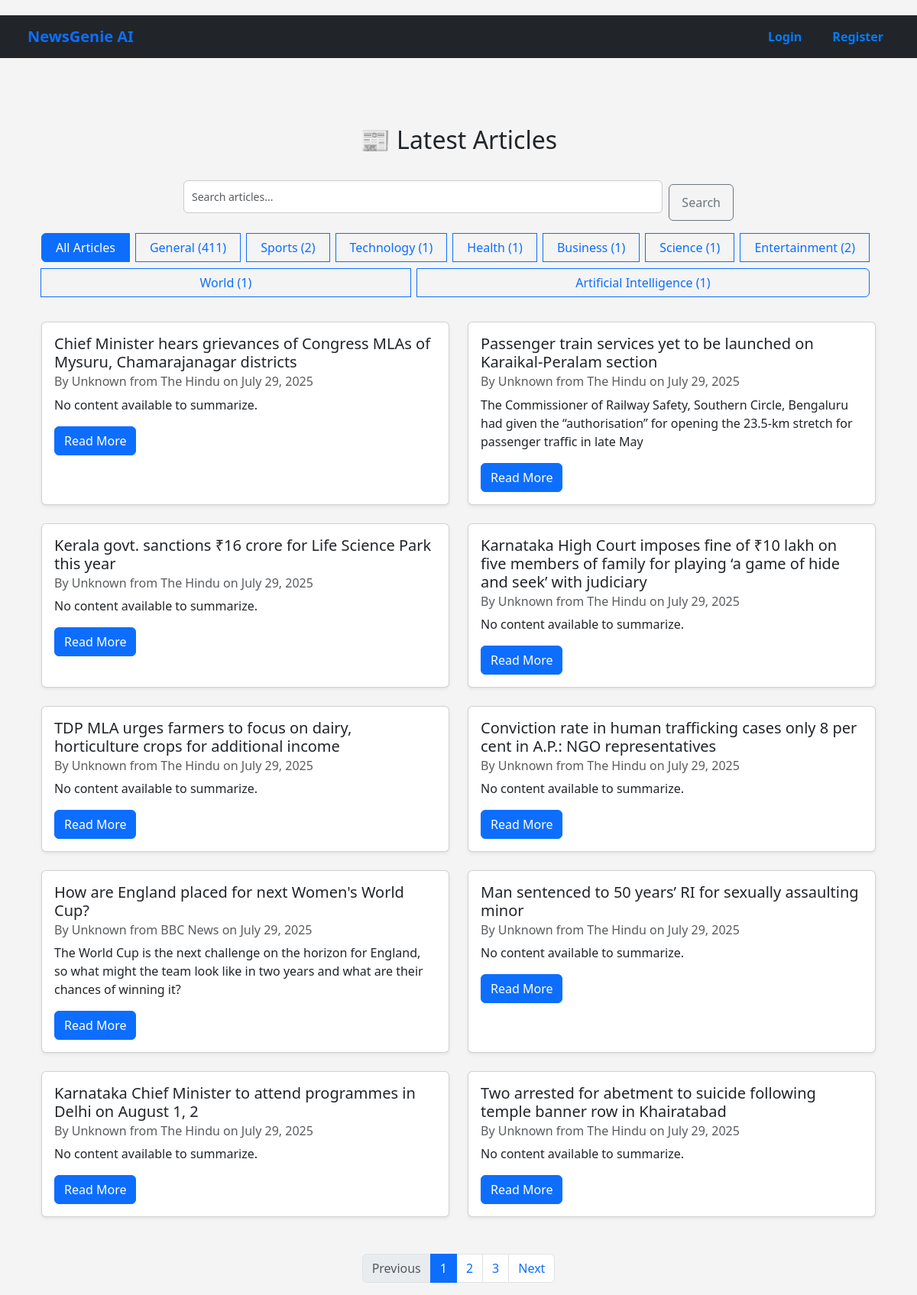
The page /articles/ on the database as committed earlier.
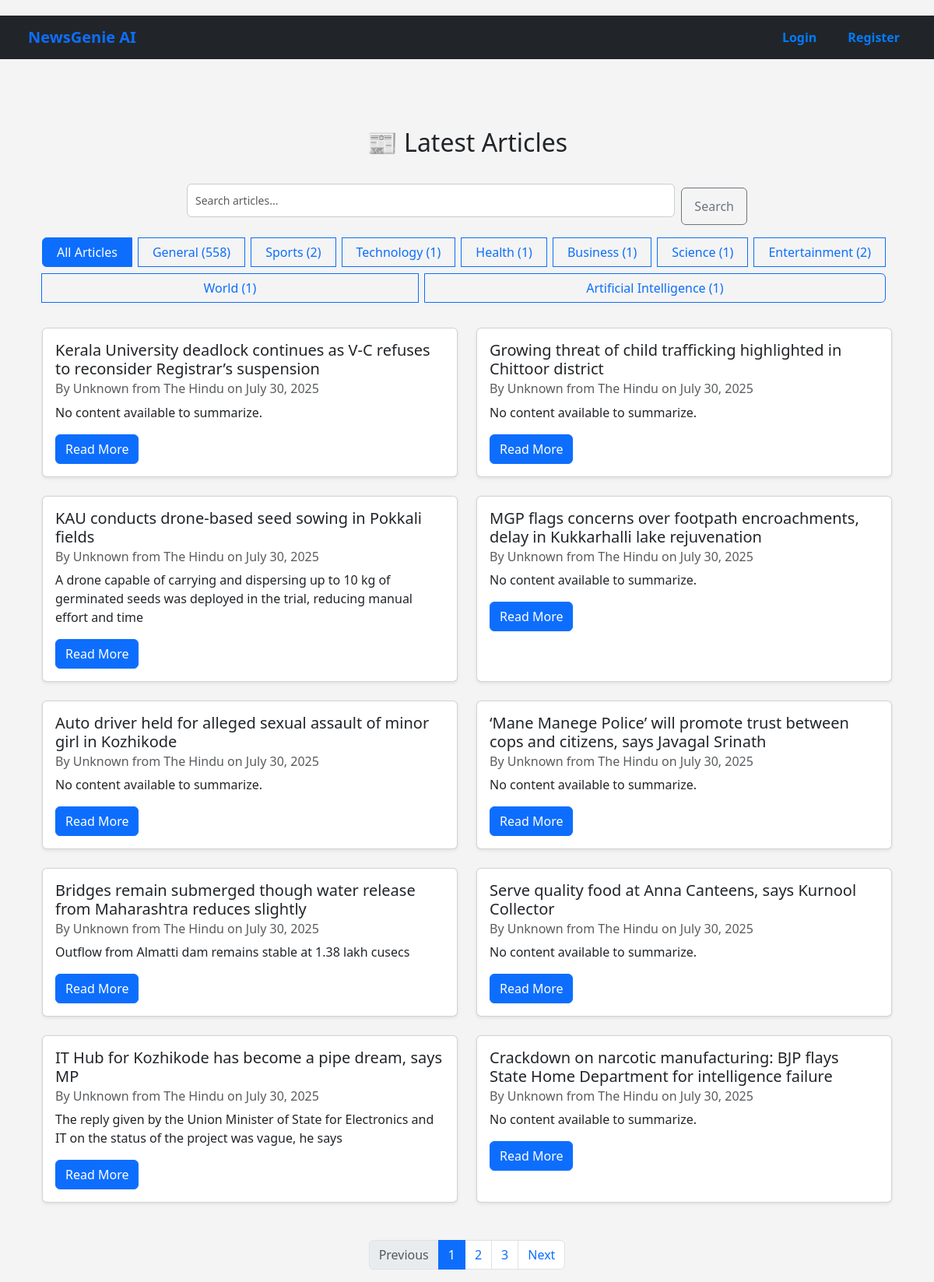
The same page on the database as committed later.
### news/models.py (models this page shows, shortened)
class Category(models.Model):
    name = models.CharField(max_length=100)
    description = models.TextField(blank=True)
    class Meta:
        ordering = ['name']

class Article(models.Model):
    title = models.CharField(max_length=200)
    content = models.TextField()
    summary = models.TextField(blank=True, null=True)
    source_url = models.URLField()
    category = models.ForeignKey(Category, on_delete=models.CASCADE)
    published_date = models.DateTimeField(default=timezone.now)
    link = models.URLField(max_length=500, unique=True, null=True, blank=True)
    publication_date = models.DateTimeField(null=True, blank=True)
    author = models.CharField(max_length=255, default='Unknown')
    source = models.CharField(max_length=100, default='Unknown')
    created_at = models.DateTimeField(auto_now_add=True)
    audio_file = models.CharField(max_length=255, blank=True, null=True)
    audio_file = models.FileField(upload_to='news_audio/', null=True, blank=True)
    approved = models.BooleanField(default=False)
    class Meta:
        ordering = ['-published_date']

### news/views.py (the view, shortened to what this page needs)
# urls.py: path('', ArticleListView.as_view(), name='home'),
class ArticleListView(ListView):
    model = Article
    template_name = 'news/article_list.html'
    context_object_name = 'articles'
    paginate_by = 10
    def get_queryset(self):
        queryset = Article.objects.all().order_by('-published_date')
        category = self.request.GET.get('category')
        query = self.request.GET.get('q')
        if category:
            queryset = queryset.filter(category__name__iexact=category)
        return queryset
    def get_context_data(self, **kwargs):
        context = super().get_context_data(**kwargs)
        context['categories'] = Category.objects.annotate(article_count=Count('article'))
        context['current_category'] = self.request.GET.get('category', '')
        context['query'] = self.request.GET.get('q', '')
        context['recommendations'] = []
        return context

### news/templates/news/article_list.html (shortened to what this page needs)
{% extends 'base.html' %}
{% block content %}
<div class="container mt-4">
  <h2 class="mb-4 text-center">📰 Latest Articles</h2>
  <div class="mb-4">
    <div class="row justify-content-center">
      <div class="col-md-8">
  <form method="get" action="{% url 'home' %}" class="d-flex align-items-stretch mb-3">
    <input type="text" name="q" value="{{ query }}" placeholder="Search articles..." class="form-control flex-grow-1 me-2" />
    <button type="submit" class="btn btn-outline-secondary w-auto px-3">Search</button>
  </form>
</div>
      <div class="col-md-12 text-center">
        <div class="btn-group flex-wrap" role="group">
          <a href="{% url 'home' %}" class="btn {% if not current_category %}btn-primary{% else %}btn-outline-primary{% endif %} mb-2 me-2">
            All Articles
          </a>
          {% for category in categories %}
            <a href="{% url 'home' %}?category={{ category.name }}{% if query %}&q={{ query }}{% endif %}"
               class="btn {% if current_category == category.name %}btn-primary{% else %}btn-outline-primary{% endif %} mb-2 me-2">
              {{ category.name }} ({{ category.article_count }})
            </a>
          {% endfor %}
        </div>
      </div>
    </div>
  </div>
  <div class="row">
    {% for article in articles %}
      <div class="col-md-6 mb-4">
        <div class="card h-100 shadow-sm">
          <div class="card-body">
            <h5 class="card-title">{{ article.title }}</h5>
<h6 class="card-subtitle mb-2 text-muted">
  By {{ article.author }} from {{ article.source }} on {{ article.publication_date|date:"F d, Y" }}
</h6>
            <p class="card-text">{{ article.summary|default:"" }}</p>
            <a href="{% url 'article_detail' article.pk %}" class="btn btn-primary">Read More</a>
          </div>
        </div>
      </div>
    {% empty %}
      <div class="col-12 text-center">
        <p class="text-muted">No articles found.</p>
      </div>
    {% endfor %}
  </div>
</div>
  {% if is_paginated %}
    <div class="d-flex justify-content-center mt-4">
      <nav>
        <ul class="pagination">
          {% if page_obj.has_previous %}
            <li class="page-item">
              <a class="page-link" href="?{% if current_category %}category={{ current_category }}&{% endif %}{% if query %}q={{ query }}&{% endif %}page={{ page_obj.previous_page_number }}">Previous</a>
            </li>
          {% else %}
            <li class="page-item disabled"><span class="page-link">Previous</span></li>
          {% endif %}
          {% for num in paginator.page_range %}
            {% if page_obj.number == num %}
              <li class="page-item active"><span class="page-link">{{ num }}</span></li>
            {% elif num > page_obj.number|add:'-3' and num < page_obj.number|add:'3' %}
              <li class="page-item">
                <a class="page-link" href="?{% if current_category %}category={{ current_category }}&{% endif %}{% if query %}q={{ query }}&{% endif %}page={{ num }}">{{ num }}</a>
              </li>
            {% endif %}
          {% endfor %}
          {% if page_obj.has_next %}
            <li class="page-item">
              <a class="page-link" href="?{% if current_category %}category={{ current_category }}&{% endif %}{% if query %}q={{ query }}&{% endif %}page={{ page_obj.next_page_number }}">Next</a>
            </li>
          {% else %}
            <li class="page-item disabled"><span class="page-link">Next</span></li>
          {% endif %}
        </ul>
      </nav>
    </div>
  {% endif %}
{% endblock %}

Rows that differ between the two databases and show on the page:
no longer on this page (row unchanged): Article: title "Chief Minister hears grievances of Congress MLAs of Mysuru, Chamarajanagar districts", author "Unknown", source "The Hindu", publication_date "July 29, 2025", summary "No content available to summarize."
no longer on this page (row unchanged): Article: title "Passenger train services yet to be launched on Karaikal-Peralam section", author "Unknown", source "The Hindu", publication_date "July 29, 2025", summary "The Commissioner of Railway Safety, Southern Circle, Bengaluru had given the “authorisation” for opening the 23.5-km stretch for passenger traffic in late May"
no longer on this page (row unchanged): Article: title "Kerala govt. sanctions ₹16 crore for Life Science Park this year", author "Unknown", source "The Hindu", publication_date "July 29, 2025", summary "No content available to summarize."
no longer on this page (row unchanged): Article: title "Karnataka High Court imposes fine of ₹10 lakh on five members of family for playing ‘a game of hide and seek’ with judiciary", author "Unknown", source "The Hindu", publication_date "July 29, 2025", summary "No content available to summarize."
no longer on this page (row unchanged): Article: title "TDP MLA urges farmers to focus on dairy, horticulture crops for additional income", author "Unknown", source "The Hindu", publication_date "July 29, 2025", summary "No content available to summarize."
no longer on this page (row unchanged): Article: title "Conviction rate in human trafficking cases only 8 per cent in A.P.: NGO representatives", author "Unknown", source "The Hindu", publication_date "July 29, 2025", summary "No content available to summarize."
no longer on this page (row unchanged): Article: title "How are England placed for next Women's World Cup?", author "Unknown", source "BBC News", publication_date "July 29, 2025", summary "The World Cup is the next challenge on the horizon for England, so what might the team look like in two years and what are their chances of winning it?"
no longer on this page (row unchanged): Article: title "Man sentenced to 50 years’ RI for sexually assaulting minor", author "Unknown", source "The Hindu", publication_date "July 29, 2025", summary "No content available to summarize."
no longer on this page (row unchanged): Article: title "Karnataka Chief Minister to attend programmes in Delhi on August 1, 2", author "Unknown", source "The Hindu", publication_date "July 29, 2025", summary "No content available to summarize."
no longer on this page (row unchanged): Article: title "Two arrested for abetment to suicide following temple banner row in Khairatabad", author "Unknown", source "The Hindu", publication_date "July 29, 2025", summary "No content available to summarize."
computed for Category "General": article_count "411" → "558"
added Article: title "Kerala University deadlock continues as V-C refuses to reconsider Registrar’s suspension", author "Unknown", source "The Hindu", publication_date "July 30, 2025", summary "No content available to summarize."
added Article: title "Growing threat of child trafficking highlighted in Chittoor district", author "Unknown", source "The Hindu", publication_date "July 30, 2025", summary "No content available to summarize."
added Article: title "KAU conducts drone-based seed sowing in Pokkali fields", author "Unknown", source "The Hindu", publication_date "July 30, 2025", summary "A drone capable of carrying and dispersing up to 10 kg of germinated seeds was deployed in the trial, reducing manual effort and time"
added Article: title "MGP flags concerns over footpath encroachments, delay in Kukkarhalli lake rejuvenation", author "Unknown", source "The Hindu", publication_date "July 30, 2025", summary "No content available to summarize."
added Article: title "Auto driver held for alleged sexual assault of minor girl in Kozhikode", author "Unknown", source "The Hindu", publication_date "July 30, 2025", summary "No content available to summarize."
added Article: title "‘Mane Manege Police’ will promote trust between cops and citizens, says Javagal Srinath", author "Unknown", source "The Hindu", publication_date "July 30, 2025", summary "No content available to summarize."
added Article: title "Bridges remain submerged though water release from Maharashtra reduces slightly", author "Unknown", source "The Hindu", publication_date "July 30, 2025", summary "Outflow from Almatti dam remains stable at 1.38 lakh cusecs"
added Article: title "Serve quality food at Anna Canteens, says Kurnool Collector", author "Unknown", source "The Hindu", publication_date "July 30, 2025", summary "No content available to summarize."
added Article: title "IT Hub for Kozhikode has become a pipe dream, says MP", author "Unknown", source "The Hindu", publication_date "July 30, 2025", summary "The reply given by the Union Minister of State for Electronics and IT on the status of the project was vague, he says"
added Article: title "Crackdown on narcotic manufacturing: BJP flays State Home Department for intelligence failure", author "Unknown", source "The Hindu", publication_date "July 30, 2025", summary "No content available to summarize."
